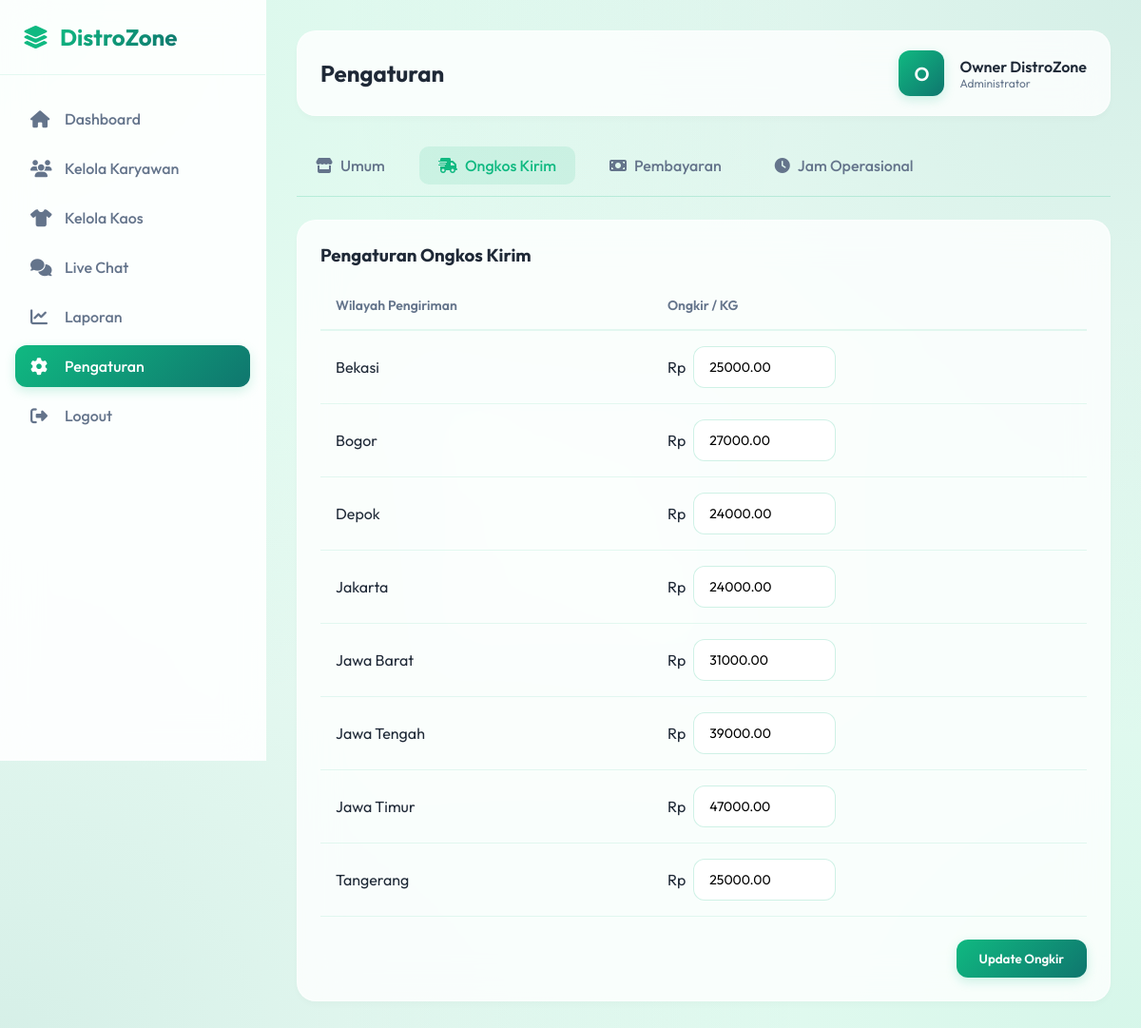
Page /admin/settings.php?tab=shipping (signed in) on the committed database.
### tables this page shows
CREATE TABLE `shipping_rates` (
  `id` int(11) NOT NULL AUTO_INCREMENT,
  `wilayah` varchar(100) NOT NULL,
  `cost_per_kg` decimal(10,2) NOT NULL,
  PRIMARY KEY (`id`)
);

### admin/settings.php (the view, shortened to what this page needs)
<?php
$db = new Database();
$conn = $db->getConnection();
$query = "SELECT * FROM settings";
$stmt = $conn->query($query);
$settings_raw = $stmt->fetchAll(PDO::FETCH_ASSOC);
$settings = [];
foreach ($settings_raw as $s) {
    $settings[$s['setting_key']] = $s['setting_value'];
}
$query = "SELECT * FROM shipping_rates ORDER BY wilayah";
$stmt = $conn->query($query);
$shipping_rates = $stmt->fetchAll(PDO::FETCH_ASSOC);
$active_tab = $_GET['tab'] ?? 'general';
?>
<!DOCTYPE html>
<html lang="id">
<head>
    <link rel="stylesheet" href="https://cdnjs.cloudflare.com/ajax/libs/font-awesome/6.4.0/css/all.min.css">
</head>
<body>
    <div class="dashboard-container">
        <aside class="sidebar">
            <div class="logo">
                <i class="fas fa-layer-group"></i>
                <h1>DistroZone</h1>
            </div>
            <ul class="nav-menu">
                <li class="nav-item">
                    <a href="index.php" class="nav-link">
                        <i class="fas fa-home"></i>
                        Dashboard
                    </a>
                </li>
                <li class="nav-item">
                    <a href="karyawan.php" class="nav-link">
                        <i class="fas fa-users"></i>
                        Kelola Karyawan
                    </a>
                </li>
                <li class="nav-item">
                    <a href="kaos.php" class="nav-link">
                        <i class="fas fa-tshirt"></i>
                        Kelola Kaos
                    </a>
                </li>
                <li class="nav-item">
                    <a href="chat.php" class="nav-link">
                        <i class="fas fa-comments"></i>
                        Live Chat
                    </a>
                </li>
                <li class="nav-item">
                    <a href="laporan.php" class="nav-link">
                        <i class="fas fa-chart-line"></i>
                        Laporan
                    </a>
                </li>
                <li class="nav-item">
                    <a href="settings.php" class="nav-link active">
                        <i class="fas fa-cog"></i>
                        Pengaturan
                    </a>
                </li>
                <li class="nav-item">
                    <a href="../auth/logout.php" class="nav-link">
                        <i class="fas fa-sign-out-alt"></i>
                        Logout
                    </a>
                </li>
            </ul>
        </aside>
        <main class="main-content">
            <div class="top-bar">
                <h2>Pengaturan</h2>
                <div class="user-info">
                    <div class="user-avatar">
                        <?php echo strtoupper(substr($_SESSION['nama'], 0, 1)); ?>
                    </div>
                    <div>
                        <div style="font-weight: 600;"><?php echo $_SESSION['nama']; ?></div>
                        <div style="font-size: 12px; color: var(--text-light);">Administrator</div>
                    </div>
                </div>
            </div>
            <div class="tabs">
                <a href="?tab=general" class="tab-item <?php echo $active_tab == 'general' ? 'active' : ''; ?>">
                    <i class="fas fa-store"></i> Umum
                </a>
                <a href="?tab=shipping" class="tab-item <?php echo $active_tab == 'shipping' ? 'active' : ''; ?>">
                    <i class="fas fa-shipping-fast"></i> Ongkos Kirim
                </a>
                <a href="?tab=payment" class="tab-item <?php echo $active_tab == 'payment' ? 'active' : ''; ?>">
                    <i class="fas fa-money-bill"></i> Pembayaran
                </a>
                <a href="?tab=hours" class="tab-item <?php echo $active_tab == 'hours' ? 'active' : ''; ?>">
                    <i class="fas fa-clock"></i> Jam Operasional
                </a>
            </div>
            <div class="content-card">
                <?php if ($active_tab == 'general'): ?>
                    <form method="POST" action="settings.php" enctype="multipart/form-data">
                        <input type="hidden" name="action" value="update_general">
                        <div style="padding-bottom: 24px; border-bottom: 1px solid rgba(16, 185, 129, 0.1); margin-bottom: 24px;">
                            <h3 style="margin-bottom: 16px;">Informasi Toko</h3>
                            <div class="form-group">
                                <label for="store_name">Nama Toko</label>
                                <input type="text" id="store_name" name="store_name" class="form-control"
                                       value="<?php echo htmlspecialchars($settings['store_name'] ?? 'DistroZone'); ?>">
                            </div>
                            <div class="form-group">
                                <label for="store_description">Deskripsi Singkat</label>
                                <textarea id="store_description" name="store_description" class="form-control" rows="3"><?php echo htmlspecialchars($settings['store_description'] ?? ''); ?></textarea>
                            </div>
                            <div class="form-group">
                                <label for="store_address">Alamat Toko</label>
                                <textarea id="store_address" name="store_address" class="form-control" rows="3"><?php echo htmlspecialchars($settings['store_address'] ?? ''); ?></textarea>
                            </div>
                            <div style="display: grid; grid-template-columns: 1fr 1fr; gap: 16px;">
                                <div class="form-group">
                                    <label for="store_phone">No. Telepon</label>
                                    <input type="text" id="store_phone" name="store_phone" class="form-control"
                                           value="<?php echo htmlspecialchars($settings['store_phone'] ?? ''); ?>">
                                </div>
                                <div class="form-group">
                                    <label for="store_email">Email Toko</label>
                                    <input type="email" id="store_email" name="store_email" class="form-control"
                                           value="<?php echo htmlspecialchars($settings['store_email'] ?? ''); ?>">
                                </div>
                            </div>
                            <div class="form-group">
                                <label>Logo Toko</label>
                                <div class="file-upload" onclick="document.getElementById('logoInput').click()">
                                    <i class="fas fa-image" style="font-size: 32px; color: var(--primary); margin-bottom: 12px;"></i>
                                    <div style="color: var(--text-dark);">Klik untuk ganti logo</div>
                                    <input type="file" id="logoInput" name="store_logo" accept="image/*" style="display:none;">
                                </div>
                                <div class="file-preview">
                                    <?php if (!empty($settings['store_logo'])): ?>
                                    <img src="../<?php echo htmlspecialchars($settings['store_logo']); ?>" id="logoPreview">
                                    <?php endif; ?>
                                </div>
                            </div>
                        </div>
                        <div style="padding-bottom: 24px; margin-bottom: 24px;">
                            <h3 style="margin-bottom: 16px;">Sosial Media</h3>
                            <div class="form-group">
                                <label for="instagram_url">Instagram URL</label>
                                <input type="url" id="instagram_url" name="instagram_url" class="form-control"
                                       value="<?php echo htmlspecialchars($settings['instagram_url'] ?? ''); ?>">
                            </div>
                            <div class="form-group">
                                <label for="facebook_url">Facebook URL</label>
                                <input type="url" id="facebook_url" name="facebook_url" class="form-control"
                                       value="<?php echo htmlspecialchars($settings['facebook_url'] ?? ''); ?>">
                            </div>
                            <div class="form-group">
                                <label for="whatsapp_number">WhatsApp (Format: 628xxx)</label>
                                <input type="text" id="whatsapp_number" name="whatsapp_number" class="form-control"
                                       value="<?php echo htmlspecialchars($settings['whatsapp_number'] ?? ''); ?>">
                            </div>
                        </div>
                        <div style="display: flex; justify-content: flex-end;">
                            <button type="submit" class="btn btn-primary">Simpan Perubahan</button>
                        </div>
                    </form>
                <?php elseif ($active_tab == 'shipping'): ?>
                    <form method="POST" action="settings.php">
                        <h3 style="margin-bottom: 16px;">Pengaturan Ongkos Kirim</h3>
                        <table>
                            <thead>
                                <tr>
                                    <th>Wilayah Pengiriman</th>
                                    <th>Ongkir / KG</th>
                                </tr>
                            </thead>
                            <tbody>
                                <?php foreach ($shipping_rates as $rate): ?>
                                <tr>
                                    <td><?php echo htmlspecialchars($rate['wilayah']); ?></td>
                                    <td>
                                        <div style="display: flex; align-items: center; gap: 8px;">
                                            <span>Rp</span>
                                            <input type="number" name="shipping_rates[<?php echo $rate['id']; ?>]"
                                                   value="<?php echo $rate['cost_per_kg']; ?>"
                                                   class="form-control" style="width: 150px;">
                                        </div>
                                    </td>
                                </tr>
                                <?php endforeach; ?>
                            </tbody>
                        </table>
                        <div style="display: flex; justify-content: flex-end; margin-top: 24px;">
                            <button type="submit" class="btn btn-primary">Update Ongkir</button>
                        </div>
                    </form>
                <?php endif; ?>
            </div>
        </main>
    </div>
</body>
</html>

### admin/settings.php (style rules this page uses)
:root { --primary: #10B981; --primary-dark: #047857; --secondary: #0F766E; --bg-color: #ECFDF5; --text-dark: #1F2937; --text-light: #64748B; --white: #FFFFFF; }
* { margin: 0; padding: 0; box-sizing: border-box; }
body { font-family: 'Outfit', sans-serif; background: var(--bg-color); color: var(--text-dark); background-image: radial-gradient(at 0% 0%, rgba(16, 185, 129, 0.1) 0px, transparent 50%), radial-gradient(at 100% 0%, rgba(15, 118, 110, 0.1) 0px, transparent 50%), radial-gradient(at 100% 100%, rgba(16, 185, 129, 0.1) 0px, transparent 50%), radial-gradient(at 0% 100%, rgba(15, 118, 110, 0.1) 0px, transparent 50%); background-attachment: fixed; }
.dashboard-container { display: flex; min-height: 100vh; }
.sidebar { width: 280px; background: rgba(255, 255, 255, 0.9); backdrop-filter: blur(20px); border-right: 1px solid rgba(255, 255, 255, 0.5); padding: 24px 0; position: fixed; height: 100vh; overflow-y: auto; z-index: 100; }
.logo { padding: 0 24px 24px; border-bottom: 1px solid rgba(16, 185, 129, 0.1); margin-bottom: 24px; display: flex; align-items: center; gap: 12px; }
.logo i { font-size: 24px; color: var(--primary); }
.logo h1 { font-size: 24px; font-weight: 700; background: linear-gradient(135deg, var(--primary) 0%, var(--secondary) 100%); -webkit-background-clip: text; -webkit-text-fill-color: transparent; }
.nav-menu { list-style: none; padding: 0 16px; }
.nav-item { margin-bottom: 8px; }
.nav-link { display: flex; align-items: center; padding: 12px 16px; color: var(--text-light); text-decoration: none; border-radius: 12px; transition: all 0.3s ease; font-weight: 500; }
.nav-link:hover, .nav-link.active { background: linear-gradient(135deg, var(--primary) 0%, var(--secondary) 100%); color: white; box-shadow: 0 4px 12px rgba(16, 185, 129, 0.2); }
.nav-link i { width: 24px; margin-right: 12px; font-size: 18px; }
.main-content { flex: 1; margin-left: 280px; padding: 32px; }
.top-bar { background: rgba(255, 255, 255, 0.8); backdrop-filter: blur(20px); border-radius: 20px; padding: 20px 24px; margin-bottom: 32px; display: flex; justify-content: space-between; align-items: center; box-shadow: 0 4px 6px rgba(0,0,0,0.02); border: 1px solid rgba(255,255,255,0.5); }
.top-bar h2 { font-size: 24px; font-weight: 700; color: var(--text-dark); }
.user-info { display: flex; align-items: center; gap: 16px; }
.user-avatar { width: 48px; height: 48px; border-radius: 12px; background: linear-gradient(135deg, var(--primary) 0%, var(--secondary) 100%); color: white; display: flex; align-items: center; justify-content: center; font-weight: 600; font-size: 20px; box-shadow: 0 4px 12px rgba(16, 185, 129, 0.2); }
.content-card { background: rgba(255, 255, 255, 0.8); backdrop-filter: blur(20px); border-radius: 20px; padding: 24px; box-shadow: 0 4px 6px rgba(0,0,0,0.02); border: 1px solid rgba(255,255,255,0.5); margin-bottom: 24px; }
.tabs { display: flex; gap: 16px; margin-bottom: 24px; border-bottom: 1px solid rgba(16, 185, 129, 0.2); padding-bottom: 12px; }
.tab-item { padding: 10px 20px; border-radius: 10px; cursor: pointer; font-weight: 500; color: var(--text-light); transition: all 0.3s; text-decoration: none; display: flex; align-items: center; gap: 8px; }
.tab-item.active { background: rgba(16, 185, 129, 0.1); color: var(--primary); }
.form-control { width: 100%; padding: 12px 16px; border: 1px solid rgba(16, 185, 129, 0.2); border-radius: 12px; font-family: 'Outfit', sans-serif; font-size: 14px; transition: all 0.3s; }
.btn { padding: 12px 24px; border: none; border-radius: 12px; font-weight: 600; font-family: 'Outfit', sans-serif; cursor: pointer; transition: all 0.3s; display: inline-flex; align-items: center; gap: 8px; }
.btn-primary { background: linear-gradient(135deg, var(--primary) 0%, var(--secondary) 100%); color: white; box-shadow: 0 4px 12px rgba(16, 185, 129, 0.2); }
table { width: 100%; border-collapse: separate; border-spacing: 0; margin-bottom: 20px; }
th { padding: 16px; text-align: left; font-weight: 600; color: var(--text-light); font-size: 14px; border-bottom: 2px solid rgba(16, 185, 129, 0.1); }
td { padding: 16px; border-bottom: 1px solid rgba(16, 185, 129, 0.1); vertical-align: middle; }

### rows in the picture
shipping_rates: wilayah "Bekasi", cost_per_kg "25000.00"
shipping_rates: wilayah "Bogor", cost_per_kg "27000.00"
shipping_rates: wilayah "Depok", cost_per_kg "24000.00"
shipping_rates: wilayah "Jakarta", cost_per_kg "24000.00"
shipping_rates: wilayah "Jawa Barat", cost_per_kg "31000.00"
shipping_rates: wilayah "Jawa Tengah", cost_per_kg "39000.00"
shipping_rates: wilayah "Jawa Timur", cost_per_kg "47000.00"
shipping_rates: wilayah "Tangerang", cost_per_kg "25000.00"

### other values in the picture
substr($_SESSION['nama'], 0, 1) "O"
$_SESSION['nama'] "Owner DistroZone"
